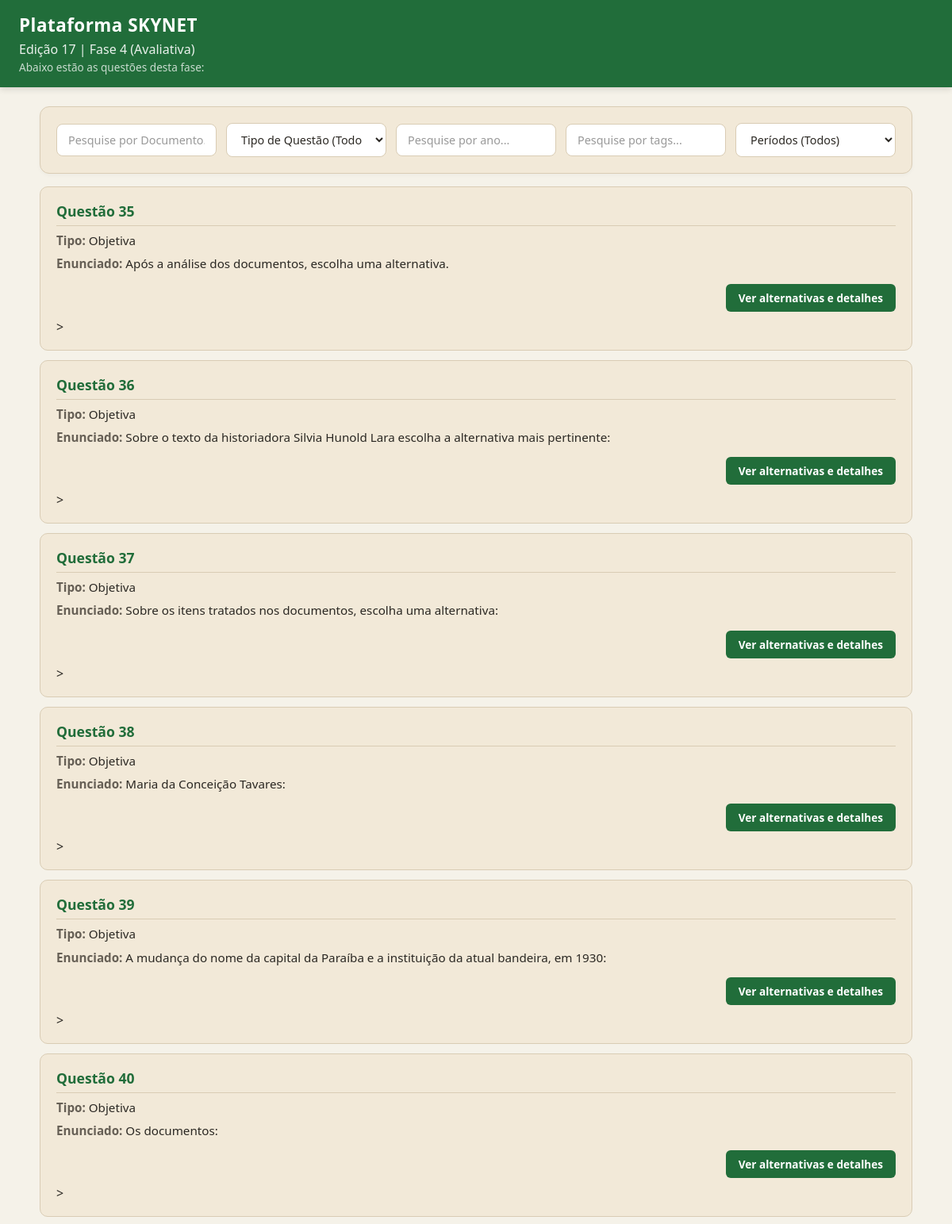
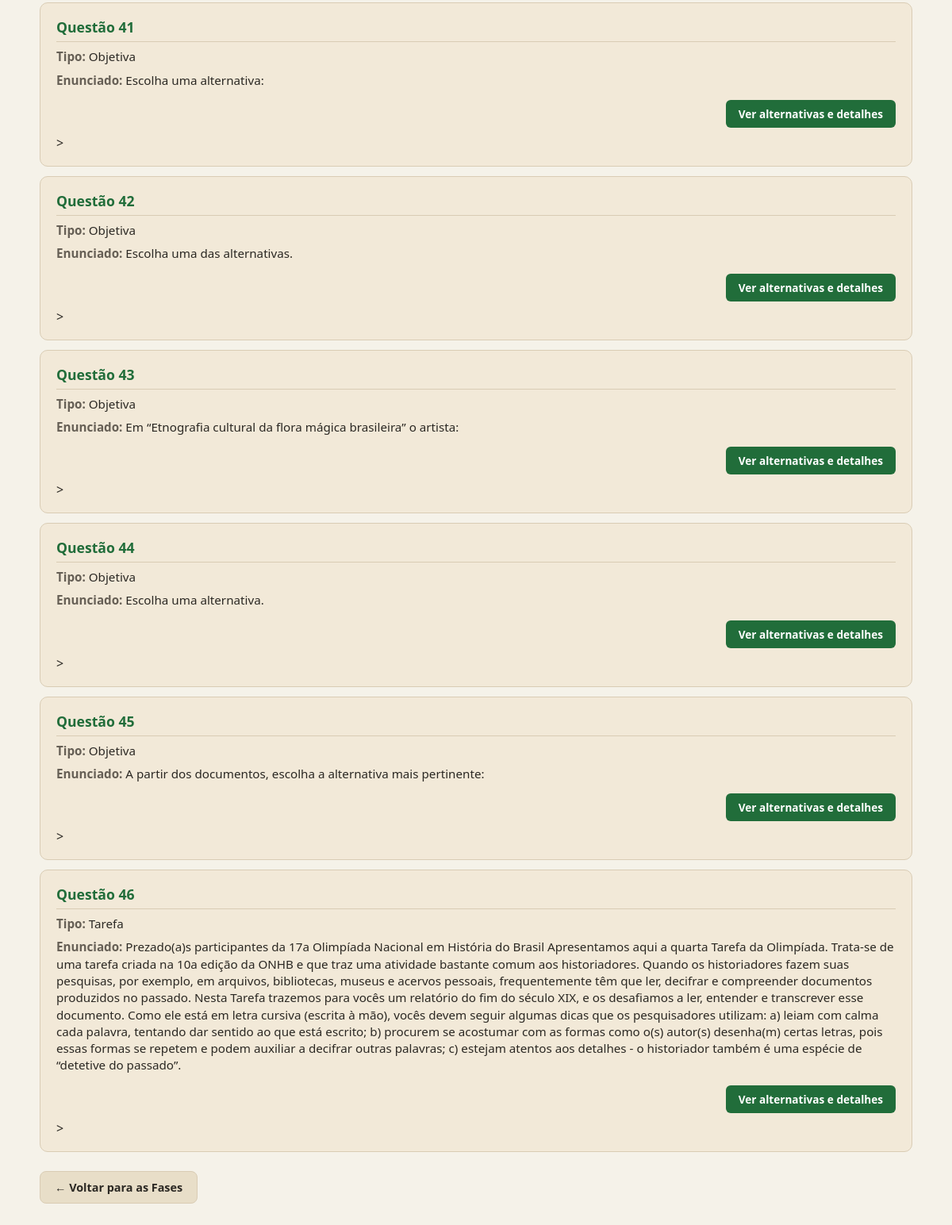
Screenshot of /fase/83/questoes/ with the database file from the repository (2 pictures, top to bottom).
### SKYNET/models.py (models this page shows)
class FASE(models.Model):
    id_fase = models.AutoField(primary_key=True)
    num_fase = models.IntegerField(verbose_name="Número da Fase")
    tipo_fase = models.CharField(max_length=100,verbose_name="Tipo da Fase")
    id_edicao = models.ForeignKey(
        EDICAO,
        on_delete=models.CASCADE,
        related_name='fases',
        verbose_name="Edição")

class EDICAO(models.Model):
    id_edicao = models.AutoField(primary_key=True)
    num_edicao = models.IntegerField(verbose_name="Número da Edição")
    ano_edicao = models.IntegerField(verbose_name="Ano da Edição")

class QUESTAO(models.Model):
    id_questao = models.AutoField(primary_key=True)
    num_questao = models.IntegerField(verbose_name="Número da Questão")
    enunciado = models.TextField(verbose_name="Enunciado da Questão")
    id_fase = models.ForeignKey(
        FASE,
        on_delete=models.CASCADE,
        related_name='Questoes',
        verbose_name="Fase")
    id_tipo_questao = models.ForeignKey(
        TIPO_QUESTAO,
        on_delete=models.CASCADE,
        related_name='Questoes',
        verbose_name="Tipo De Questao")
    documentos = models.ManyToManyField('DOCUMENTO', related_name='questoes')
    periodos = models.ManyToManyField('PERIODO', related_name='questoes')
    tags = models.ManyToManyField('TAG', related_name='questoes')
    anos = models.ManyToManyField('ANO_HISTORICO', related_name='questoes')

class TIPO_QUESTAO(models.Model):
    id_tipo_questao = models.AutoField(primary_key=True)
    tipo_nome = models.CharField(max_length=100,verbose_name="Tipo de Questao")

### SKYNET/views.py (the view)
# urls.py: path('fase/<int:fase_id>/questoes/', views.listar_questoes, name='listar_questoes'),
def listar_questoes(request, fase_id):
    fase = get_object_or_404(FASE, id_fase=fase_id)
    questoes = QUESTAO.objects.filter(id_fase=fase).order_by('num_questao')
    busca_tipo = request.GET.get('tipos')
    busca_periodo = request.GET.get('periodos')
    busca_documento = request.GET.get('documento')
    busca_tag = request.GET.get('tags')
    busca_ano = request.GET.get('anos')
    if busca_documento:
        questoes = questoes.filter(documentos__nome_documento__icontains=busca_documento)
    if busca_tipo:
        questoes = questoes.filter(id_tipo_questao__tipo_nome__iexact=busca_tipo)
    if busca_periodo:
        questoes = questoes.filter(periodos__periodo_nome__iexact=busca_periodo)
    if busca_tag:
        questoes = questoes.filter(tags__tag_nome__icontains=busca_tag)
    if busca_ano:
        questoes = questoes.filter(anos__ano__icontains=busca_ano)
    questoes = questoes.distinct()
    return render(request, 'SKYNET/listar_questoes.html', {
        'fase': fase,
        'questoes': questoes
    })

### SKYNET/templates/SKYNET/listar_questoes.html (shortened to what this page needs)
<!DOCTYPE html>
<html lang="pt-br">
<head>
</head>
<body>
    <header>
        <h1>Plataforma SKYNET</h1>
        <h2>Edição {{ fase.id_edicao.num_edicao }} | Fase {{ fase.num_fase }} ({{ fase.tipo_fase }})</h2>
        <p>Abaixo estão as questões desta fase:</p>
    </header>
    <div>
        <form method="get" action="." class="form-filtros">
    <input type="text" name="documento" placeholder="Pesquise por Documento..." value="{{ request.GET.documento|default:'' }}" class="input-busca">
    <select name="tipos" class="select-filtro" onchange="this.form.submit()">
        <option value="">Tipo de Questão (Todos)</option>
    </select>
    <input type="text" name="anos" placeholder="Pesquise por ano..." value="{{ request.GET.anos|default:'' }}" class="input-busca">
    <input type="text" name="tags" placeholder="Pesquise por tags..." value="{{ request.GET.tags|default:'' }}" class="input-busca">
    <select name="periodos" class="select-filtro" onchange="this.form.submit()">
        <option value="">Períodos (Todos)</option>
    </select>
</form>
    </div>
    <main class="container-questoes">
        {% for questao in questoes %}
            <div class="card-questao" style="margin-bottom: 20px; padding: 15px; border: 1px solid #ccc;">
                <h3>Questão {{ questao.num_questao }}</h3>
                <p><strong>Tipo:</strong> {{ questao.id_tipo_questao.tipo_nome }}</p>
                <p><strong>Enunciado:</strong> {{ questao.enunciado }}</p>
                <a href="{% url 'detalhes_questao' questao.id_questao %}">Ver alternativas e detalhes</a>>
            </div>
        {% empty %}
            <p>Nenhuma questão encontrada para esta fase.</p>
        {% endfor %}
    </main>
    <footer>
        <a href="{% url 'escolher_fase' fase.id_edicao.id_edicao %}">← Voltar para as Fases</a>
    </footer>
</body>
</html>

### SKYNET/templates/SKYNET/listar_questoes.html (style rules this page uses)
* { margin: 0; padding: 0; box-sizing: border-box; font-family: 'Segoe UI', Roboto, Helvetica, Arial, sans-serif; }
:root { --verde-header: #216d3a; --fundo-creme: #f5f2e9; --bege-card: #f2e9d8; --bege-hover: #e8dec8; --texto-escuro: #2b2823; --texto-suave: #665f55; --borda-suave: #d9ccb4; --branco: #ffffff; }
body { background-color: var(--fundo-creme); color: var(--texto-escuro); min-height: 100vh; padding-bottom: 40px; }
header { background-color: var(--verde-header); color: white; padding: 16px 24px; box-shadow: 0 2px 8px rgba(0,0,0,0.15); }
header h1 { font-size: 1.4rem; font-weight: 700; letter-spacing: 0.5px; margin-bottom: 4px; }
header h2 { font-size: 1rem; font-weight: 400; opacity: 0.9; }
header p { font-size: 0.85rem; opacity: 0.75; margin-top: 2px; }
.form-filtros { max-width: 1100px; margin: 24px auto 16px auto; padding: 20px; background-color: var(--bege-card); border: 1px solid var(--borda-suave); border-radius: 12px; box-shadow: 0 2px 5px rgba(0,0,0,0.03); display: grid; grid-template-columns: repeat(auto-fit, minmax(200px, 1fr)); gap: 12px; align-items: center; }
.input-busca, .select-filtro { width: 100%; padding: 10px 14px; background-color: var(--branco); border: 1px solid var(--borda-suave); border-radius: 8px; color: var(--texto-escuro); font-size: 0.9rem; outline: none; transition: all 0.2s ease; }
.input-busca::placeholder { color: #999; }
.container-questoes { max-width: 1100px; margin: 0 auto; display: flex; flex-direction: column; gap: 12px; }
.card-questao { background-color: var(--bege-card) !important; border: 1px solid var(--borda-suave) !important; border-radius: 10px !important; padding: 18px 20px !important; margin-bottom: 0 !important; display: flex; flex-direction: column; gap: 8px; transition: all 0.2s ease-in-out; }
.card-questao h3 { font-size: 1.1rem; color: var(--verde-header); font-weight: 700; border-bottom: 1px solid var(--borda-suave); padding-bottom: 6px; display: flex; justify-content: space-between; align-items: center; }
.card-questao p { font-size: 0.95rem; color: var(--texto-escuro); line-height: 1.4; }
.card-questao p strong { color: var(--texto-suave); }
.card-questao a { align-self: flex-end; display: inline-block; margin-top: 6px; padding: 8px 16px; background-color: var(--verde-header); color: white; text-decoration: none; font-weight: 600; font-size: 0.85rem; border-radius: 6px; transition: background-color 0.2s ease; }
footer { max-width: 1100px; margin: 24px auto 0 auto; text-align: left; }
footer a { display: inline-block; background-color: var(--bege-hover); color: var(--texto-escuro); text-decoration: none; padding: 10px 18px; border-radius: 8px; font-size: 0.9rem; font-weight: 700; border: 1px solid var(--borda-suave); transition: all 0.2s ease; }

### rows the page displays
FASE: id_edicao.num_edicao "17", num_fase "4", tipo_fase "Avaliativa"
QUESTAO: num_questao "35", id_tipo_questao.tipo_nome "Objetiva", enunciado "Após a análise dos documentos, escolha uma alternativa."
QUESTAO: num_questao "36", id_tipo_questao.tipo_nome "Objetiva", enunciado "Sobre o texto da historiadora Silvia Hunold Lara escolha a alternativa mais pertinente:"
QUESTAO: num_questao "37", id_tipo_questao.tipo_nome "Objetiva", enunciado "Sobre os itens tratados nos documentos, escolha uma alternativa:"
QUESTAO: num_questao "38", id_tipo_questao.tipo_nome "Objetiva", enunciado "Maria da Conceição Tavares:"
QUESTAO: num_questao "39", id_tipo_questao.tipo_nome "Objetiva", enunciado "A mudança do nome da capital da Paraíba e a instituição da atual bandeira, em 1930:"
QUESTAO: num_questao "40", id_tipo_questao.tipo_nome "Objetiva", enunciado "Os documentos:"
QUESTAO: num_questao "41", id_tipo_questao.tipo_nome "Objetiva", enunciado "Escolha uma alternativa:"
QUESTAO: num_questao "42", id_tipo_questao.tipo_nome "Objetiva", enunciado "Escolha uma das alternativas."
QUESTAO: num_questao "43", id_tipo_questao.tipo_nome "Objetiva", enunciado "Em “Etnografia cultural da flora mágica brasileira” o artista:"
QUESTAO: num_questao "44", id_tipo_questao.tipo_nome "Objetiva", enunciado "Escolha uma alternativa."
QUESTAO: num_questao "45", id_tipo_questao.tipo_nome "Objetiva", enunciado "A partir dos documentos, escolha a alternativa mais pertinente:"
QUESTAO: num_questao "46", id_tipo_questao.tipo_nome "Tarefa", enunciado "Prezado(a)s participantes da 17a Olimpíada Nacional em História do Brasil Apresentamos aqui a quarta Tarefa da Olimpíada. Trata-se de uma tarefa criada na 10a edição da ONHB e que traz uma atividade bastante comum aos historiadores. Quando os historiadores fazem suas pesquisas, por exemplo, em arquivos, bibliotecas, museus e acervos pessoais, frequentemente têm que ler, decifrar e compreender documentos produzidos no passado. Nesta Tarefa trazemos para vocês um relatório do fim do século XIX, e os desafiamos a ler, entender e transcrever esse documento. Como ele está em letra cursiva (escrita à mão), vocês devem seguir algumas dicas que os pesquisadores utilizam: a) leiam com calma cada…"
